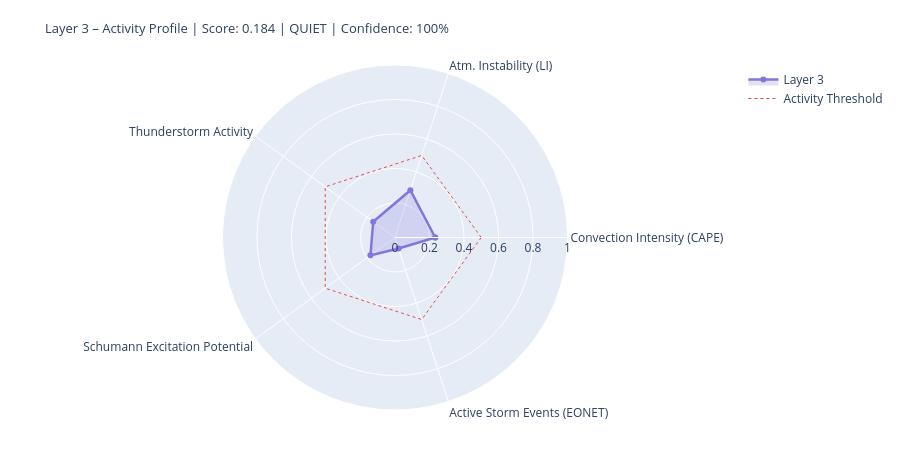

Source (notebook cell):
### Markdown cell above
---
## 4. State Assessment & Handoff to Layer 4/5

### Code cell
# ============================================================
# LAYER-3-SCORE
# Five dynamic components
# ============================================================

def norm(v, lo, hi):
    if v is None or (isinstance(v, float) and math.isnan(v)): return None
    return round(max(0.0, min(1.0, (v - lo) / (hi - lo))), 4)

# --- 1) Convection intensity (global CAPE mean) ---
cape_mean = df_atm['cape'].dropna().mean() if not df_atm.empty else None
conv_score = norm(cape_mean, 0, 3000)
conv_src   = 'primary' if cape_mean is not None else 'missing'

# --- 2) Atmospheric instability (LI mean) ---
li_mean   = df_atm['li'].dropna().mean() if not df_atm.empty else None
# Negative LI = unstable → higher score
instab_score = norm(-li_mean if li_mean is not None else None, -6, 6)
instab_src   = 'primary' if li_mean is not None else 'missing'

# --- 3) Thunderstorm activity (mean thunder score + WMO count) ---
thunder_mean = df_atm['thunder_score'].mean() if not df_atm.empty else None
n_thunder    = int(df_atm['thunderstorm'].sum()) if not df_atm.empty else 0
thunder_score_val = norm(
    (thunder_mean or 0) * 0.7 + n_thunder * 0.1, 0, 1.0
) if thunder_mean is not None else None
thunder_src = 'primary'

# --- 4) Schumann excitation potential (weighted Schumann contribution) ---
schumann_pot = df_atm['schumann_contribution'].mean() if not df_atm.empty else None
# Boosted by Layer-2 thunderstorm trigger
if schumann_pot is not None and l2_thunder:
    schumann_pot = min(1.0, schumann_pot * 1.2)
schumann_score = norm(schumann_pot, 0, 1.0) if schumann_pot is not None else None
schumann_src   = 'derived'

# --- 5) Storm activity (NASA EONET) ---
# Distinction: None = data not loaded, 0.0 = loaded but no events
storm_score = None
storm_src   = 'missing'
if raw.get('storms') is not None:          # API reached successfully
    storm_score = norm(len(storm_events), 0, 30) if storm_events else 0.0
    storm_src   = 'primary'

# X-Ray and Kp: context only, not in dynamic score
# (X-Ray = Layer-0/4 driver; Kp = geomagnetic index, not a lightning proxy)
xray_context = None
if raw.get('xray'):
    df_xc = pd.DataFrame(raw['xray'])
    fc = next((c for c in df_xc.columns
               if any(k in c.lower() for k in ['flux','long']) and 'time' not in c.lower()),
              df_xc.columns[1])
    df_xc[fc] = pd.to_numeric(df_xc[fc], errors='coerce')
    xray_last = df_xc[fc].dropna().iloc[-1] if not df_xc[fc].dropna().empty else None
    if xray_last:
        xray_class = ('X' if xray_last>=1e-4 else 'M' if xray_last>=1e-5
                      else 'C' if xray_last>=1e-6 else 'B')
        xray_context = {'flux': float(xray_last), 'class': xray_class}
        print(f'X-Ray context: {xray_class}-class ({xray_last:.2e} W/m²)')

# --- Aggregate ---
COMPONENTS = {
    'Convection Intensity (CAPE)':  {'score': conv_score,       'source': conv_src,    'dynamic': True},
    'Atm. Instability (LI)':         {'score': instab_score,     'source': instab_src,  'dynamic': True},
    'Thunderstorm Activity':              {'score': thunder_score_val, 'source': thunder_src, 'dynamic': True},
    'Schumann Excitation Potential':   {'score': schumann_score,   'source': schumann_src,'dynamic': True},
    'Active Storm Events (EONET)': {'score': storm_score,      'source': storm_src,   'dynamic': True},
}

available   = {k: v['score'] for k, v in COMPONENTS.items() if v['score'] is not None}
unavailable = [k for k, v in COMPONENTS.items() if v['score'] is None]
layer3_score = round(sum(available.values()) / len(available), 4) if available else None
confidence   = round(len(available) / len(COMPONENTS), 2)
level = ('unknown' if layer3_score is None
         else 'quiet'   if layer3_score < 0.3
         else 'moderate' if layer3_score < 0.6
         else 'active')
dominant_l3 = max(available, key=available.get) if available else 'none'

# --- Ausgabe ---
W = 68
print('=' * W)
print('LAYER 3 – ATMOSPHERE / WEATHER / THUNDERSTORMS – STATE ASSESSMENT')
print('=' * W)
for name, comp in COMPONENTS.items():
    s = comp['score']
    if s is not None:
        bar = '█' * int(s * 20) + '░' * (20 - int(s * 20))
        print(f'  {name:<36} {bar}  {s:.3f}  [{comp["source"]}]')
    else:
        print(f'  {name:<36} {"─" * 20}  n/a   [missing]')
print('-' * W)
print(f'  Score:        {layer3_score:.3f}  ({len(available)}/{len(COMPONENTS)} components)')
print(f'  Confidence:   {confidence:.0%}')
print(f'  Level:        {level.upper()}')
print(f'  Dominant:     {dominant_l3}')
print(f'  CAPE mean:    {cape_mean:.0f} J/kg' if cape_mean else '  CAPE mean:    n/a')
print(f'  LI mean:      {li_mean:.1f} K' if li_mean is not None else '  LI mean:      n/a')
print(f'  Thunderstorms:{n_thunder} points (WMO)  +  {len(storm_events)} NASA EONET')
print('=' * W)

# Radar
cats   = list(available.keys())
vals_r = list(available.values())
if len(cats) >= 3:
    fig = go.Figure()
    fig.add_trace(go.Scatterpolar(
        r=vals_r + [vals_r[0]], theta=cats + [cats[0]],
        fill='toself', fillcolor='rgba(127,119,221,0.22)',
        line=dict(color='#7F77DD', width=2.5), name='Layer 3'
    ))
    fig.add_trace(go.Scatterpolar(
        r=[0.5] * (len(cats)+1), theta=cats + [cats[0]],
        line=dict(color='#E24B4A', dash='dot', width=1),
        mode='lines', name='Activity Threshold'
    ))
    fig.update_layout(
        title=dict(
            text=f'Layer 3 – Activity Profile | Score: {layer3_score:.3f} | {level.upper()} | Confidence: {confidence:.0%}',
            font=dict(size=13)
        ),
        polar=dict(radialaxis=dict(visible=True, range=[0, 1])),
        height=450, showlegend=True,
        margin=dict(l=60, r=60, t=65, b=40)
    )
    fig.show()

### Figure 1 — Plotly figure (JSON) as saved in the notebook; plotly's stock layout.template omitted (floating-point values rounded to 4 significant figures)
{"data": [{"fill": "toself", "fillcolor": "rgba(127,119,221,0.22)", "line": {"color": "#7F77DD", "width": 2.5}, "name": "Layer 3", "r": [0.2333, 0.2883, 0.156, 0.176, 0.0667, 0.2333], "theta": ["Convection Intensity (CAPE)", "Atm. Instability (LI)", "Thunderstorm Activity", "Schumann Excitation Potential", "Active Storm Events (EONET)", "Convection Intensity (CAPE)"], "type": "scatterpolar"}, {"line": {"color": "#E24B4A", "dash": "dot", "width": 1}, "mode": "lines", "name": "Activity Threshold", "r": [0.5, 0.5, 0.5, 0.5, 0.5, 0.5], "theta": ["Convection Intensity (CAPE)", "Atm. Instability (LI)", "Thunderstorm Activity", "Schumann Excitation Potential", "Active Storm Events (EONET)", "Convection Intensity (CAPE)"], "type": "scatterpolar"}], "layout": {"height": 450, "margin": {"b": 40, "l": 60, "r": 60, "t": 65}, "polar": {"radialaxis": {"range": [0, 1], "visible": true}}, "showlegend": true, "title": {"font": {"size": 13}, "text": "Layer 3 – Activity Profile | Score: 0.184 | QUIET | Confidence: 100%"}}}
